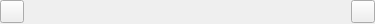
<?xml version="1.0" encoding="UTF-8"?>
<ui version="4.0">
 <class>NeuroSegmentInputMarkupWidget</class>
 <widget class="QWidget" name="NeuroSegmentInputMarkupWidget">
  <property name="geometry">
   <rect>
    <x>0</x>
    <y>0</y>
    <width>375</width>
    <height>24</height>
   </rect>
  </property>
  <property name="windowTitle">
   <string>NeuroSegmentOutputToolWidget</string>
  </property>
  <layout class="QVBoxLayout" name="verticalLayout">
   <property name="spacing">
    <number>0</number>
   </property>
   <property name="leftMargin">
    <number>0</number>
   </property>
   <property name="topMargin">
    <number>0</number>
   </property>
   <property name="rightMargin">
    <number>0</number>
   </property>
   <property name="bottomMargin">
    <number>0</number>
   </property>
   <item>
    <layout class="QHBoxLayout" name="horizontalLayout_2">
     <item>
      <widget class="QToolButton" name="visibilityButton">
       <property name="sizePolicy">
        <sizepolicy hsizetype="Fixed" vsizetype="Preferred">
         <horstretch>0</horstretch>
         <verstretch>0</verstretch>
        </sizepolicy>
       </property>
       <property name="text">
        <string/>
       </property>
      </widget>
     </item>
     <item>
      <widget class="qSlicerMarkupsPlaceWidget" name="markupsPlaceWidget"/>
     </item>
     <item>
      <widget class="QToolButton" name="lockButton">
       <property name="sizePolicy">
        <sizepolicy hsizetype="Fixed" vsizetype="Preferred">
         <horstretch>0</horstretch>
         <verstretch>0</verstretch>
        </sizepolicy>
       </property>
       <property name="text">
        <string/>
       </property>
      </widget>
     </item>
    </layout>
   </item>
   <item>
    <spacer name="verticalSpacer">
     <property name="orientation">
      <enum>Qt::Vertical</enum>
     </property>
     <property name="sizeType">
      <enum>QSizePolicy::Expanding</enum>
     </property>
     <property name="sizeHint" stdset="0">
      <size>
       <width>0</width>
       <height>0</height>
      </size>
     </property>
    </spacer>
   </item>
  </layout>
 </widget>
 <customwidgets>
  <customwidget>
   <class>qSlicerWidget</class>
   <extends>QWidget</extends>
   <header>qSlicerWidget.h</header>
   <container>1</container>
  </customwidget>
  <customwidget>
   <class>qSlicerMarkupsPlaceWidget</class>
   <extends>qSlicerWidget</extends>
   <header>qSlicerMarkupsPlaceWidget.h</header>
  </customwidget>
 </customwidgets>
 <resources/>
 <connections/>
</ui>
